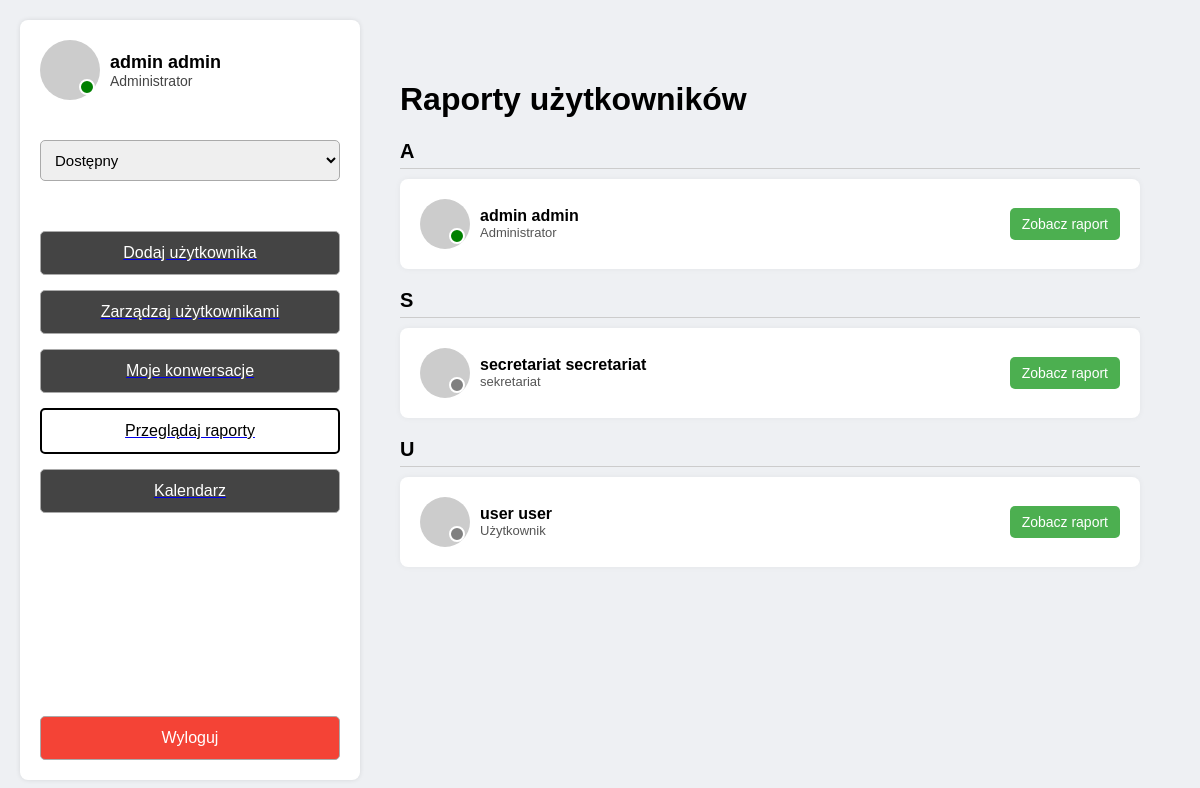
The app's page /administrator/raport/ (signed in) with its own data.
### users/models.py (models this page shows, shortened)
class User(AbstractUser):
    ROLE_CHOICES = [
        ('administrator', 'Administrator'),
        ('secretariat', 'Sekretariat'),
        ('user', 'Użytkownik'),
    ]
    STATUS_CHOICES = [
        ('available', 'Dostępny'),
        ('busy', 'Zajęty'),
        ('offline', 'Niedostępny'),
    ]
    rola = models.CharField(max_length=20, choices=ROLE_CHOICES, default='user')
    status = models.CharField(max_length=20, choices=STATUS_CHOICES, default='available')

### users/views.py (the view)
# urls.py: path('administrator/raport/', administrator_raport, name='administrator_raport'),
@login_required
def administrator_raport(request):
    sessions = WorkSession.objects.select_related('user').all()
    from collections import defaultdict
    grouped_sessions = defaultdict(list)
    for s in sessions:
        grouped_sessions[s.user].append(s)
    user_data = []
    for user, sess_list in grouped_sessions.items():
        total = sum([s.duration() for s in sess_list], start=now() - now())
        seconds = int(total.total_seconds())
        user_data.append({
            "user": user,
            "duration": total,
            "sessions": sess_list,
            "hours": seconds // 3600,
            "minutes": (seconds % 3600) // 60
        })
    user_data = sorted(user_data, key=lambda x: x["user"].last_name.lower())
    for data in user_data:
        data["last_name_letter"] = data["user"].last_name[0].upper()
    return render(request, 'administrator/administrator_raport.html', {
        'user_data': user_data
    })

### users/models.py (called while the page is built)
    def duration(self):
        from django.utils.timezone import now
        if self.logout_time:
            return self.logout_time - self.login_time
        return now() - self.login_time

### users/templates/administrator/administrator_raport.html (shortened to what this page needs)
<!DOCTYPE html>
<html lang="pl">
<head>
</head>
<body>
  <div class="container">
    <div class="sidebar">
      <div class="top-section">
        <div class="profile">
          <div class="profile-pic">
            <div class="status-dot {% if request.user.status == 'available' %}green{% elif request.user.status == 'busy' %}orange{% else %}gray{% endif %}"></div>
          </div>
          <div class="user-info">
            <h2>{{ request.user.get_full_name }}</h2>
            <div class="role">{{ request.user.get_rola_display }}</div>
          </div>
        </div>
        <form id="statusForm" method="post" action="{% url 'change_status' %}" style="margin-top: 10px;">
          <select id="statusSelect" name="status" style="width: 100%; padding: 10px; font-size: 15px; border-radius: 5px; border: 1px solid #aaa;">
            <option value="available" {% if request.user.status == 'available' %}selected{% endif %}>Dostępny</option>
          </select>
        </form>
        <div class="buttons">
          <a href="/administrator/adduser/"><button>Dodaj użytkownika</button></a>
          <a href="/administrator/edituser/"><button>Zarządzaj użytkownikami</button></a>
          <a href="{% url 'messages' %}"><button>Moje konwersacje</button></a>
          <a href="/administrator/raport/"><button class="active">Przeglądaj raporty</button></a>
          <a href="{% url 'calendar' %}"><button>Kalendarz</button></a>
        </div>
      </div>
      <form method="post" action="{% url 'logout' %}">
        <button class="logout-btn" type="submit">Wyloguj</button>
      </form>
    </div>
<div class="report-area" style="flex: 1; padding: 40px;">
  <h1>Raporty użytkowników</h1>
  {% regroup user_data by last_name_letter as grouped_user_data %}
  {% for group in grouped_user_data %}
    <div class="letter-heading">{{ group.grouper }}</div>
    {% for data in group.list %}
      <div class="user-card" style="background-color: #fff; padding: 20px; margin-bottom: 20px; border-radius: 8px; box-shadow: 0 0 6px rgba(0,0,0,0.05);">
        <div class="user-top" style="display: flex; justify-content: space-between; align-items: center;">
          <div class="user-info-block" style="display: flex; align-items: center; gap: 10px;">
            <div class="profile-pic" style="width: 50px; height: 50px; background: #ccc; border-radius: 50%;">
              <div class="status-dot
                {% if data.user.status == 'available' %}green
                {% elif data.user.status == 'busy' %}orange
                {% else %}gray
                {% endif %}" data-username="{{ data.user.username }}">
              </div>
            </div>
            <div>
              <b>{{ data.user.get_full_name }}</b>
              <p style="margin: 0; color: #555;">{{ data.user.get_rola_display }}</p>
            </div>
          </div>
          <button onclick="toggleReport('{{ data.user.username }}')" style="padding: 8px 12px; font-size: 14px; border: none; border-radius: 5px; background-color: #4caf50; color: white; cursor: pointer;">
            Zobacz raport
          </button>
        </div>
      </div>
    {% endfor %}
  {% endfor %}
</div>
</body>
</html>

### users/templates/administrator/administrator_raport.html (style rules this page uses)
body { margin: 0; font-family: Arial, sans-serif; background-color: #eef0f3; }
.container { display: flex; height: 100vh; padding: 20px; box-sizing: border-box; }
.sidebar { width: 300px; background-color: white; padding: 20px; border-radius: 8px; box-shadow: 0 0 5px rgba(0, 0, 0, 0.1); display: flex; flex-direction: column; justify-content: space-between; }
.top-section { display: flex; flex-direction: column; gap: 30px; }
.profile { display: flex; align-items: center; gap: 10px; }
.profile-pic { width: 60px; height: 60px; background-color: #ccc; border-radius: 50%; position: relative; }
.status-dot { position: absolute; bottom: 5px; right: 5px; width: 12px; height: 12px; background-color: green; border-radius: 50%; border: 2px solid white; }
.user-info h2 { margin: 0; font-size: 18px; }
.role { font-size: 14px; color: #444; }
.buttons { display: flex; flex-direction: column; gap: 15px; margin-top: 20px; }
.buttons button, .logout-btn { width: 100%; padding: 12px 20px; font-size: 16px; border: 1px solid #aaa; border-radius: 5px; cursor: pointer; box-sizing: border-box; text-align: center; display: block; color: #ffffff; background-color: #444; }
.buttons button.active { background-color: #fff; color: #000; cursor: default; border: 2px solid #000; }
.logout-btn { background-color: #f44336; color: white; margin-top: 30px; }
.report-area { flex: 1; padding: 40px; overflow-y: auto; }
.user-card { background-color: #fff; border-radius: 10px; box-shadow: 0 0 10px rgba(0, 0, 0, 0.05); padding: 20px; margin-bottom: 15px; }
.user-top { display: flex; align-items: center; justify-content: space-between; }
.user-info-block { display: flex; align-items: center; gap: 15px; }
.user-info-block .profile-pic { width: 50px; height: 50px; border-radius: 50%; background-color: #ccc; position: relative; }
.user-info-block b { font-size: 16px; }
.user-info-block p { margin: 0; font-size: 13px; color: #555; }
.letter-heading { font-size: 20px; font-weight: bold; margin: 20px 0 10px; border-bottom: 1px solid #ccc; padding-bottom: 5px; }
.user-top button { padding: 8px 16px; background-color: #4caf50; color: white; border: none; border-radius: 5px; font-size: 14px; cursor: pointer; }
.status-dot.green { background-color: green; }
.status-dot.gray { background-color: gray; }

### records on screen
User: user.get_full_name "admin admin", user.rola "Administrator", status "Dostępny"
User: user.get_full_name "secretariat secretariat", user.rola "sekretariat"
User: user.get_full_name "user user", user.rola "Użytkownik"

### other values on screen
{{ group.grouper }} "A" "S" "U"
